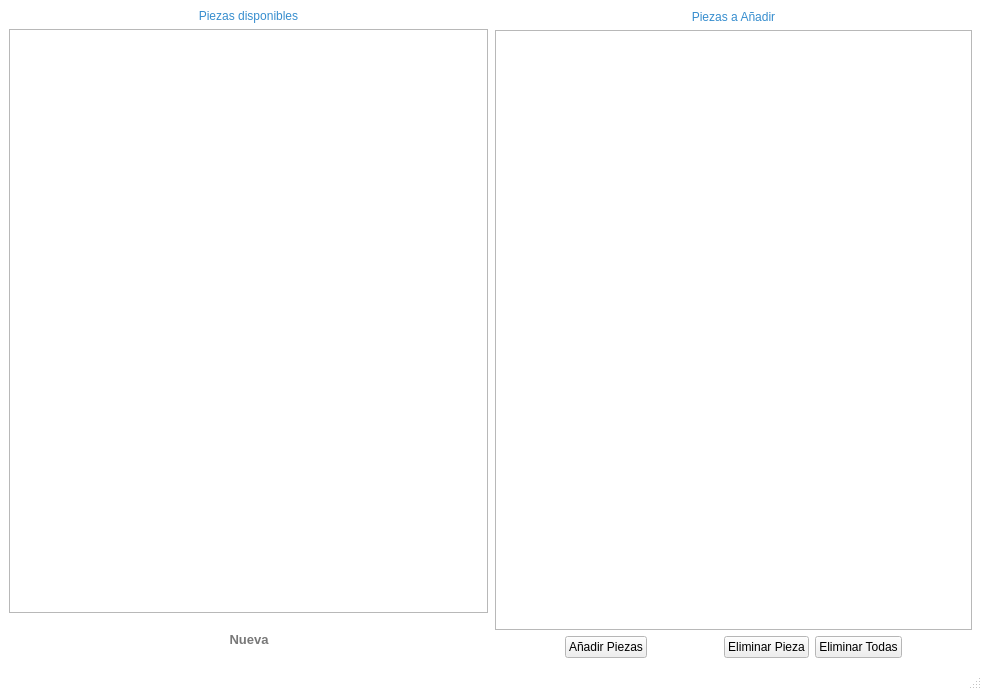
<?xml version="1.0" encoding="UTF-8"?>
<ui version="4.0">
 <class>Screen_Table_Piezas</class>
 <widget class="QMainWindow" name="Screen_Table_Piezas">
  <property name="geometry">
   <rect>
    <x>0</x>
    <y>0</y>
    <width>982</width>
    <height>690</height>
   </rect>
  </property>
  <property name="palette">
   <palette>
    <active>
     <colorrole role="Base">
      <brush brushstyle="SolidPattern">
       <color alpha="255">
        <red>46</red>
        <green>47</green>
        <blue>48</blue>
       </color>
      </brush>
     </colorrole>
     <colorrole role="Window">
      <brush brushstyle="SolidPattern">
       <color alpha="255">
        <red>255</red>
        <green>255</green>
        <blue>255</blue>
       </color>
      </brush>
     </colorrole>
    </active>
    <inactive>
     <colorrole role="Base">
      <brush brushstyle="SolidPattern">
       <color alpha="255">
        <red>46</red>
        <green>47</green>
        <blue>48</blue>
       </color>
      </brush>
     </colorrole>
     <colorrole role="Window">
      <brush brushstyle="SolidPattern">
       <color alpha="255">
        <red>255</red>
        <green>255</green>
        <blue>255</blue>
       </color>
      </brush>
     </colorrole>
    </inactive>
    <disabled>
     <colorrole role="Base">
      <brush brushstyle="SolidPattern">
       <color alpha="255">
        <red>255</red>
        <green>255</green>
        <blue>255</blue>
       </color>
      </brush>
     </colorrole>
     <colorrole role="Window">
      <brush brushstyle="SolidPattern">
       <color alpha="255">
        <red>255</red>
        <green>255</green>
        <blue>255</blue>
       </color>
      </brush>
     </colorrole>
    </disabled>
   </palette>
  </property>
  <property name="windowTitle">
   <string>MainWindow</string>
  </property>
  <widget class="QWidget" name="centralwidget">
   <layout class="QHBoxLayout" name="horizontalLayout_2">
    <item>
     <widget class="QWidget" name="widget" native="true">
      <layout class="QVBoxLayout" name="verticalLayout_2">
       <property name="leftMargin">
        <number>0</number>
       </property>
       <property name="topMargin">
        <number>0</number>
       </property>
       <property name="rightMargin">
        <number>0</number>
       </property>
       <property name="bottomMargin">
        <number>0</number>
       </property>
       <item>
        <widget class="QLabel" name="label_2">
         <property name="styleSheet">
          <string notr="true">font: 10pt &quot;Segoe UI&quot;;
color: rgb(54, 141, 206);</string>
         </property>
         <property name="text">
          <string>Piezas disponibles</string>
         </property>
         <property name="alignment">
          <set>Qt::AlignCenter</set>
         </property>
        </widget>
       </item>
       <item>
        <widget class="QTableView" name="tableView">
         <property name="palette">
          <palette>
           <active>
            <colorrole role="WindowText">
             <brush brushstyle="SolidPattern">
              <color alpha="255">
               <red>77</red>
               <green>77</green>
               <blue>77</blue>
              </color>
             </brush>
            </colorrole>
            <colorrole role="Button">
             <brush brushstyle="SolidPattern">
              <color alpha="255">
               <red>255</red>
               <green>255</green>
               <blue>255</blue>
              </color>
             </brush>
            </colorrole>
            <colorrole role="Dark">
             <brush brushstyle="SolidPattern">
              <color alpha="255">
               <red>255</red>
               <green>255</green>
               <blue>255</blue>
              </color>
             </brush>
            </colorrole>
            <colorrole role="Text">
             <brush brushstyle="SolidPattern">
              <color alpha="255">
               <red>77</red>
               <green>77</green>
               <blue>77</blue>
              </color>
             </brush>
            </colorrole>
            <colorrole role="ButtonText">
             <brush brushstyle="SolidPattern">
              <color alpha="255">
               <red>77</red>
               <green>77</green>
               <blue>77</blue>
              </color>
             </brush>
            </colorrole>
            <colorrole role="Base">
             <brush brushstyle="SolidPattern">
              <color alpha="255">
               <red>255</red>
               <green>255</green>
               <blue>255</blue>
              </color>
             </brush>
            </colorrole>
            <colorrole role="Shadow">
             <brush brushstyle="SolidPattern">
              <color alpha="255">
               <red>255</red>
               <green>255</green>
               <blue>255</blue>
              </color>
             </brush>
            </colorrole>
            <colorrole role="AlternateBase">
             <brush brushstyle="SolidPattern">
              <color alpha="255">
               <red>255</red>
               <green>255</green>
               <blue>255</blue>
              </color>
             </brush>
            </colorrole>
            <colorrole role="NoRole">
             <brush brushstyle="SolidPattern">
              <color alpha="255">
               <red>255</red>
               <green>255</green>
               <blue>255</blue>
              </color>
             </brush>
            </colorrole>
            <colorrole role="PlaceholderText">
             <brush brushstyle="SolidPattern">
              <color alpha="128">
               <red>208</red>
               <green>208</green>
               <blue>208</blue>
              </color>
             </brush>
            </colorrole>
           </active>
           <inactive>
            <colorrole role="WindowText">
             <brush brushstyle="SolidPattern">
              <color alpha="255">
               <red>77</red>
               <green>77</green>
               <blue>77</blue>
              </color>
             </brush>
            </colorrole>
            <colorrole role="Button">
             <brush brushstyle="SolidPattern">
              <color alpha="255">
               <red>255</red>
               <green>255</green>
               <blue>255</blue>
              </color>
             </brush>
            </colorrole>
            <colorrole role="Dark">
             <brush brushstyle="SolidPattern">
              <color alpha="255">
               <red>255</red>
               <green>255</green>
               <blue>255</blue>
              </color>
             </brush>
            </colorrole>
            <colorrole role="Text">
             <brush brushstyle="SolidPattern">
              <color alpha="255">
               <red>77</red>
               <green>77</green>
               <blue>77</blue>
              </color>
             </brush>
            </colorrole>
            <colorrole role="ButtonText">
             <brush brushstyle="SolidPattern">
              <color alpha="255">
               <red>77</red>
               <green>77</green>
               <blue>77</blue>
              </color>
             </brush>
            </colorrole>
            <colorrole role="Base">
             <brush brushstyle="SolidPattern">
              <color alpha="255">
               <red>255</red>
               <green>255</green>
               <blue>255</blue>
              </color>
             </brush>
            </colorrole>
            <colorrole role="Shadow">
             <brush brushstyle="SolidPattern">
              <color alpha="255">
               <red>255</red>
               <green>255</green>
               <blue>255</blue>
              </color>
             </brush>
            </colorrole>
            <colorrole role="AlternateBase">
             <brush brushstyle="SolidPattern">
              <color alpha="255">
               <red>255</red>
               <green>255</green>
               <blue>255</blue>
              </color>
             </brush>
            </colorrole>
            <colorrole role="NoRole">
             <brush brushstyle="SolidPattern">
              <color alpha="255">
               <red>255</red>
               <green>255</green>
               <blue>255</blue>
              </color>
             </brush>
            </colorrole>
            <colorrole role="PlaceholderText">
             <brush brushstyle="SolidPattern">
              <color alpha="128">
               <red>208</red>
               <green>208</green>
               <blue>208</blue>
              </color>
             </brush>
            </colorrole>
           </inactive>
           <disabled>
            <colorrole role="WindowText">
             <brush brushstyle="SolidPattern">
              <color alpha="255">
               <red>77</red>
               <green>77</green>
               <blue>77</blue>
              </color>
             </brush>
            </colorrole>
            <colorrole role="Button">
             <brush brushstyle="SolidPattern">
              <color alpha="255">
               <red>255</red>
               <green>255</green>
               <blue>255</blue>
              </color>
             </brush>
            </colorrole>
            <colorrole role="Dark">
             <brush brushstyle="SolidPattern">
              <color alpha="255">
               <red>255</red>
               <green>255</green>
               <blue>255</blue>
              </color>
             </brush>
            </colorrole>
            <colorrole role="Text">
             <brush brushstyle="SolidPattern">
              <color alpha="255">
               <red>77</red>
               <green>77</green>
               <blue>77</blue>
              </color>
             </brush>
            </colorrole>
            <colorrole role="ButtonText">
             <brush brushstyle="SolidPattern">
              <color alpha="255">
               <red>77</red>
               <green>77</green>
               <blue>77</blue>
              </color>
             </brush>
            </colorrole>
            <colorrole role="Base">
             <brush brushstyle="SolidPattern">
              <color alpha="255">
               <red>255</red>
               <green>255</green>
               <blue>255</blue>
              </color>
             </brush>
            </colorrole>
            <colorrole role="Shadow">
             <brush brushstyle="SolidPattern">
              <color alpha="255">
               <red>255</red>
               <green>255</green>
               <blue>255</blue>
              </color>
             </brush>
            </colorrole>
            <colorrole role="AlternateBase">
             <brush brushstyle="SolidPattern">
              <color alpha="255">
               <red>255</red>
               <green>255</green>
               <blue>255</blue>
              </color>
             </brush>
            </colorrole>
            <colorrole role="NoRole">
             <brush brushstyle="SolidPattern">
              <color alpha="255">
               <red>255</red>
               <green>255</green>
               <blue>255</blue>
              </color>
             </brush>
            </colorrole>
            <colorrole role="PlaceholderText">
             <brush brushstyle="SolidPattern">
              <color alpha="128">
               <red>208</red>
               <green>208</green>
               <blue>208</blue>
              </color>
             </brush>
            </colorrole>
           </disabled>
          </palette>
         </property>
         <property name="styleSheet">
          <string notr="true">font: 10pt &quot;Segoe UI&quot;;
color: rgb(77, 77, 77);</string>
         </property>
        </widget>
       </item>
       <item>
        <layout class="QHBoxLayout" name="horizontalLayout_4">
         <item>
          <spacer name="horizontalSpacer_7">
           <property name="orientation">
            <enum>Qt::Horizontal</enum>
           </property>
           <property name="sizeHint" stdset="0">
            <size>
             <width>40</width>
             <height>20</height>
            </size>
           </property>
          </spacer>
         </item>
         <item>
          <widget class="QPushButton" name="pb_nueva_pieza">
           <property name="minimumSize">
            <size>
             <width>130</width>
             <height>40</height>
            </size>
           </property>
           <property name="maximumSize">
            <size>
             <width>130</width>
             <height>40</height>
            </size>
           </property>
           <property name="font">
            <font>
             <family>Segoe UI</family>
             <pointsize>10</pointsize>
             <weight>75</weight>
             <bold>true</bold>
            </font>
           </property>
           <property name="styleSheet">
            <string notr="true">border-radius: 10px;
color:rgb(120, 120, 120);</string>
           </property>
           <property name="text">
            <string>Nueva</string>
           </property>
           <property name="icon">
            <iconset resource="assets.qrc">
             <normaloff>:/icons/plus_blue.png</normaloff>:/icons/plus_blue.png</iconset>
           </property>
           <property name="iconSize">
            <size>
             <width>20</width>
             <height>20</height>
            </size>
           </property>
          </widget>
         </item>
         <item>
          <spacer name="horizontalSpacer_8">
           <property name="orientation">
            <enum>Qt::Horizontal</enum>
           </property>
           <property name="sizeHint" stdset="0">
            <size>
             <width>40</width>
             <height>20</height>
            </size>
           </property>
          </spacer>
         </item>
        </layout>
       </item>
      </layout>
     </widget>
    </item>
    <item>
     <widget class="QWidget" name="widget_adding" native="true">
      <layout class="QVBoxLayout" name="verticalLayout">
       <property name="leftMargin">
        <number>1</number>
       </property>
       <property name="topMargin">
        <number>1</number>
       </property>
       <property name="rightMargin">
        <number>1</number>
       </property>
       <property name="bottomMargin">
        <number>1</number>
       </property>
       <item>
        <widget class="QLabel" name="label">
         <property name="styleSheet">
          <string notr="true">font: 10pt &quot;Segoe UI&quot;;
color: rgb(54, 141, 206);</string>
         </property>
         <property name="text">
          <string>Piezas a Añadir</string>
         </property>
         <property name="alignment">
          <set>Qt::AlignCenter</set>
         </property>
        </widget>
       </item>
       <item>
        <widget class="QListWidget" name="listWidget">
         <property name="styleSheet">
          <string notr="true">font: 10pt &quot;Segoe UI&quot;;
color: rgb(77, 77, 77);</string>
         </property>
        </widget>
       </item>
       <item>
        <layout class="QHBoxLayout" name="horizontalLayout">
         <item>
          <spacer name="horizontalSpacer_9">
           <property name="orientation">
            <enum>Qt::Horizontal</enum>
           </property>
           <property name="sizeHint" stdset="0">
            <size>
             <width>37</width>
             <height>18</height>
            </size>
           </property>
          </spacer>
         </item>
         <item>
          <widget class="QPushButton" name="pb_add_pieza">
           <property name="text">
            <string>Añadir Piezas</string>
           </property>
          </widget>
         </item>
         <item>
          <spacer name="horizontalSpacer_11">
           <property name="orientation">
            <enum>Qt::Horizontal</enum>
           </property>
           <property name="sizeHint" stdset="0">
            <size>
             <width>37</width>
             <height>18</height>
            </size>
           </property>
          </spacer>
         </item>
         <item>
          <widget class="QPushButton" name="pb_eliminar_una">
           <property name="text">
            <string>Eliminar Pieza</string>
           </property>
          </widget>
         </item>
         <item>
          <widget class="QPushButton" name="pb_eliminar_todas">
           <property name="text">
            <string>Eliminar Todas</string>
           </property>
          </widget>
         </item>
         <item>
          <spacer name="horizontalSpacer_10">
           <property name="orientation">
            <enum>Qt::Horizontal</enum>
           </property>
           <property name="sizeHint" stdset="0">
            <size>
             <width>37</width>
             <height>18</height>
            </size>
           </property>
          </spacer>
         </item>
        </layout>
       </item>
      </layout>
     </widget>
    </item>
   </layout>
  </widget>
  <widget class="QMenuBar" name="menubar">
   <property name="geometry">
    <rect>
     <x>0</x>
     <y>0</y>
     <width>982</width>
     <height>21</height>
    </rect>
   </property>
  </widget>
  <widget class="QStatusBar" name="statusbar"/>
 </widget>
 <resources>
  <include location="assets.qrc"/>
 </resources>
 <connections/>
</ui>
